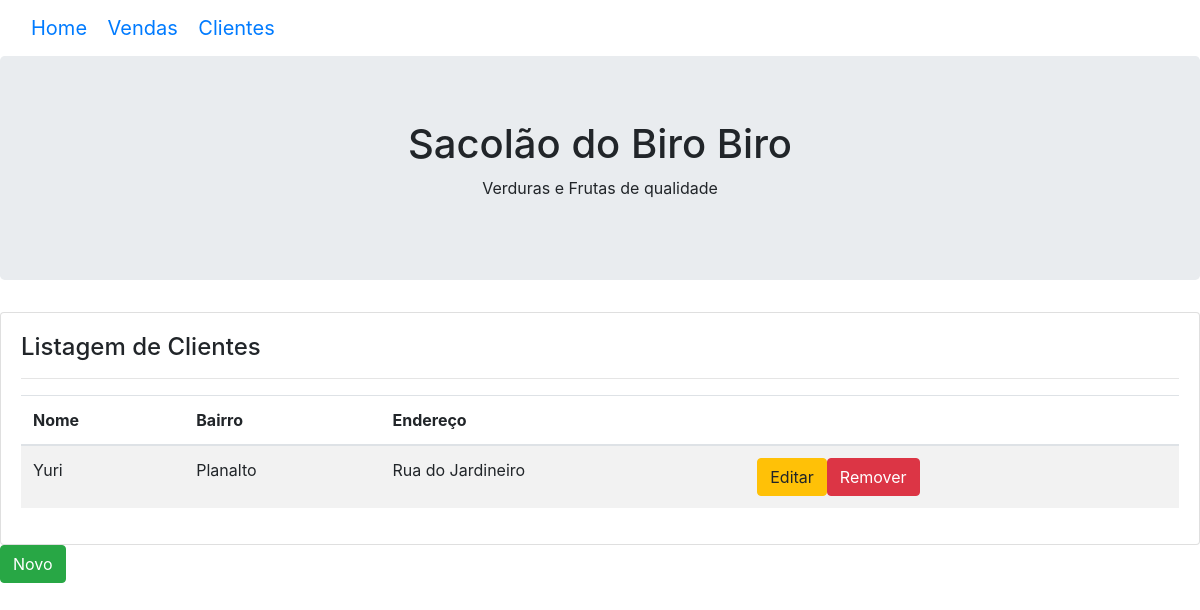
Page /clientes/ on the earlier database version.
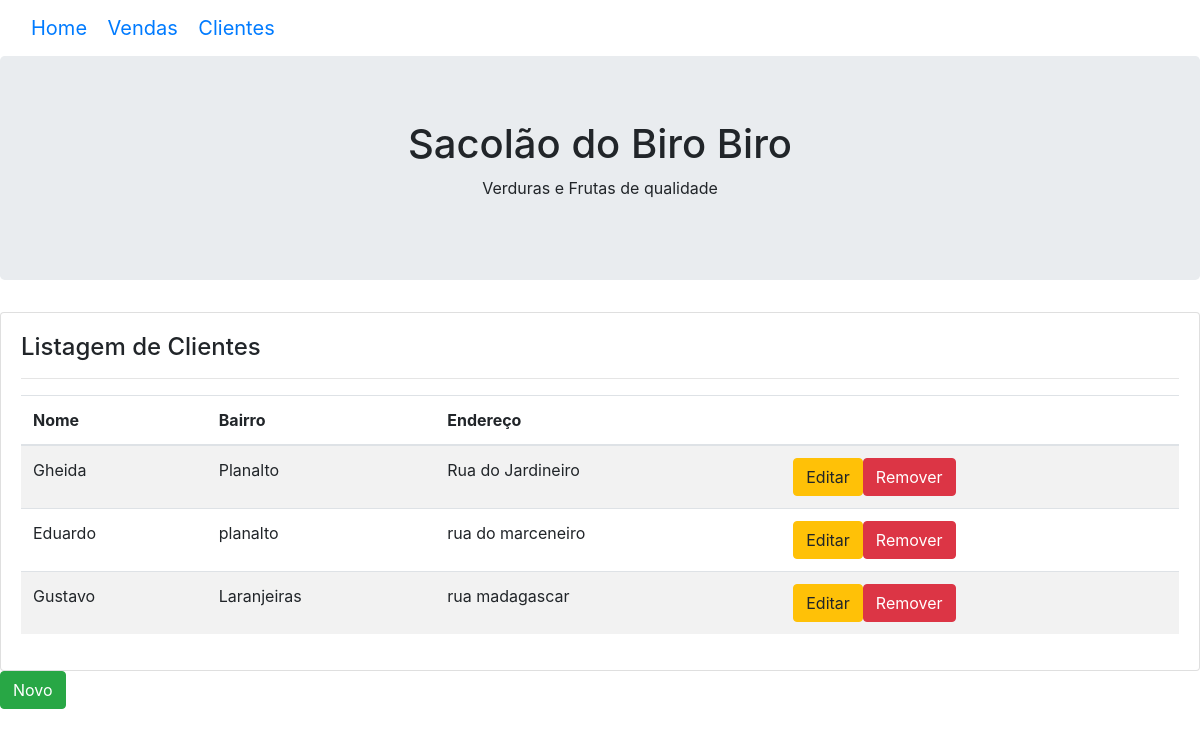
Same page on the later database version.
### contas/models.py (models this page shows)
class Cliente(models.Model):
    nome = models.CharField(max_length=200)
    bairro = models.CharField(max_length=200)
    endereco = models.CharField(max_length=200)

### contas/views.py (the view)
# urls.py: path('clientes/', listagemC, name='url_clientes'),
def listagemC(request):
    data ={}
    data['clientes'] = Cliente.objects.all()
    return render(request, 'contas/clientes.html', data)

### contas/templates/contas/clientes.html
{% extends 'base.html' %}
{% block content %}
    <div class="card">
        <div class="card-body">
            <h4>Listagem de Clientes</h4>
            <hr>
            <table class="table table-striped">
                <thead>
                    <tr>
                        <th>Nome</th>
                        <th>Bairro</th>
                        <th>Endereço</th>
                        <th></th>
                    </tr>
                </thead>
                <tbody>
                    {% for cliente in clientes %}
                    <tr>
                        <td>{{ cliente.nome }} </td>
                        <td>{{ cliente.bairro }}</td>
                        <td>{{ cliente.endereco}}</td>
                        <td><a class="btn btn-warning" href="{% url 'url_updateC' cliente.id %}">Editar</a><a class="btn btn-danger" href="{% url 'url_deleteC' cliente.id %}">Remover</a></td>
                    </tr>
                    {% endfor %}
                </tbody>
            </table>
        </div>
    </div>
<a class="btn btn-success" href="{% url 'url_addclientes' %}">Novo</a>
{% endblock %}

Differences in the rows shown:
changed Cliente "Planalto": nome "Yuri" → "Gheida"
added Cliente: nome "Eduardo", bairro "planalto", endereco "rua do marceneiro"
added Cliente: nome "Gustavo", bairro "Laranjeiras", endereco "rua madagascar"
